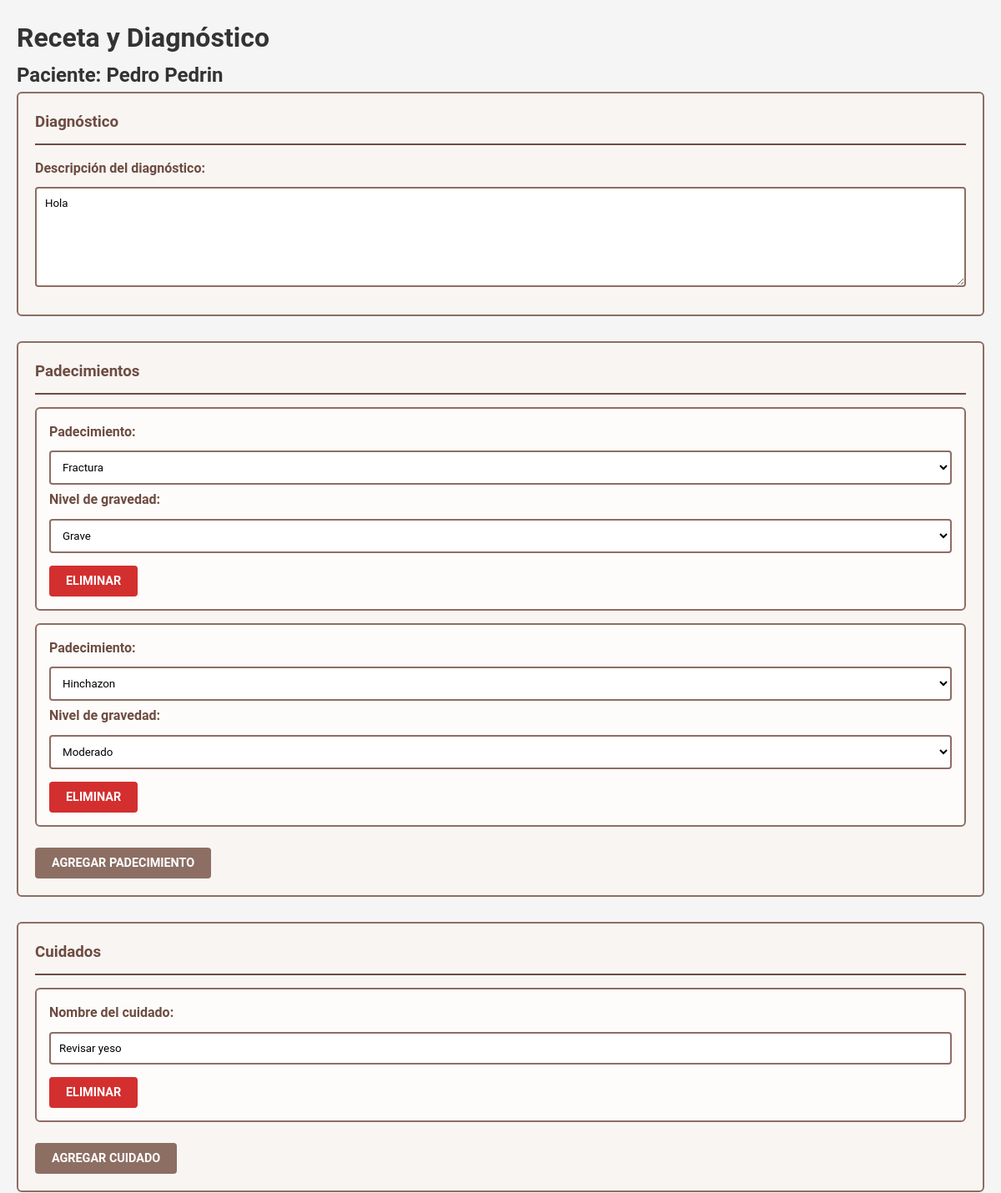
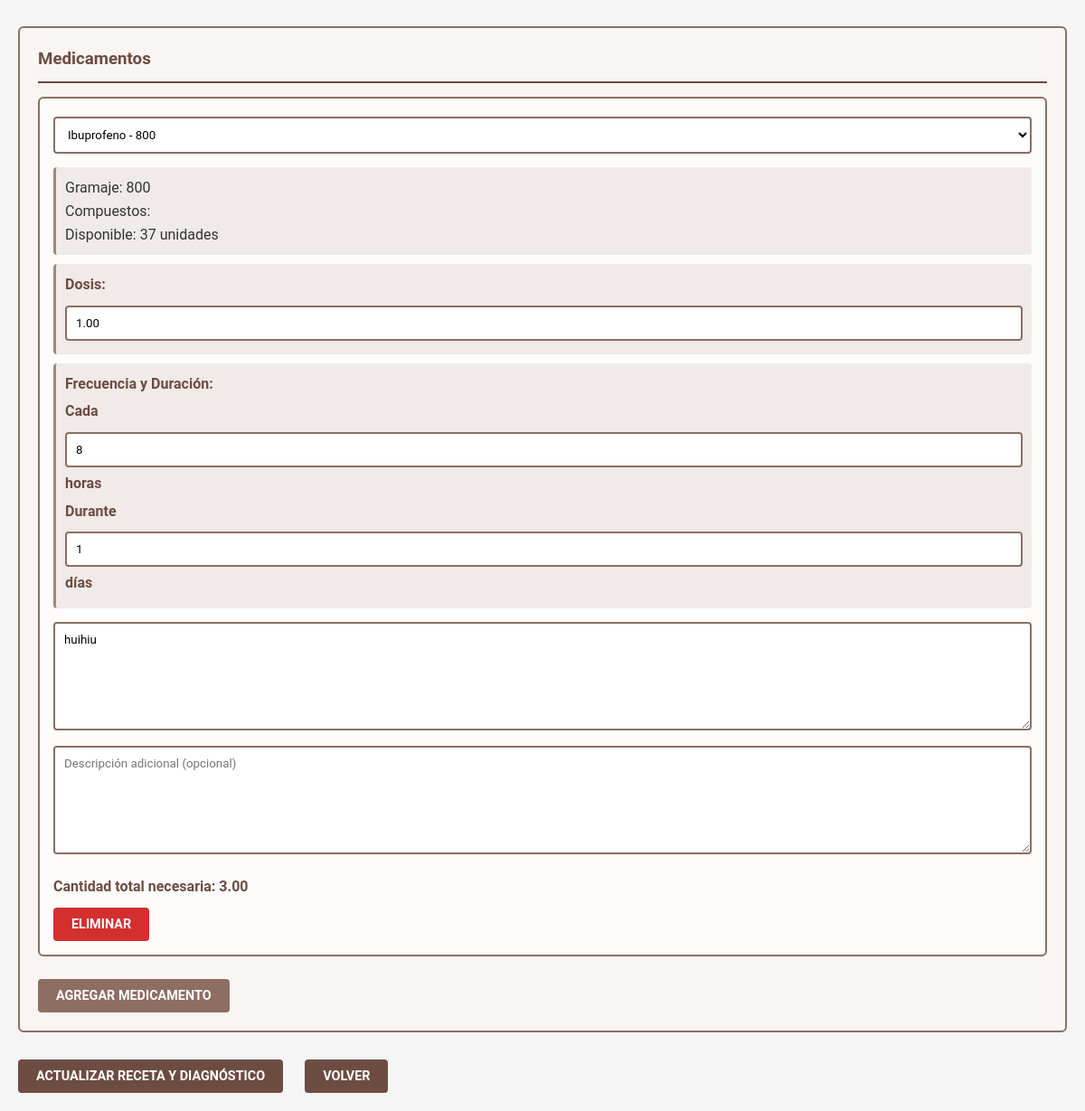
Screenshot of /doctor/receta-paciente/1/ (signed in) with the database file from the repository (2 pictures, top to bottom).
### usuarioJefa/models.py (models this page shows, shortened)
class Paciente(models.Model):
    SEXO_CHOICES = [
        ('M', 'Masculino'),
        ('F', 'Femenino'),
    ]
    ESTADO_CHOICES = [
        ('ACTIVO', 'Activo'),
        ('INACTIVO', 'Inactivo'),
    ]
    nombres = models.CharField(max_length=100)
    apellidos = models.CharField(max_length=100)
    fecha_nacimiento = models.DateField()
    sexo = models.CharField(max_length=1, choices=SEXO_CHOICES)
    num_seguridad_social = models.CharField(max_length=20, unique=True)
    fecha_ingreso = models.DateTimeField(default=timezone.now)
    estado = models.CharField(max_length=10, choices=ESTADO_CHOICES, default='ACTIVO')
    area = models.ForeignKey('login.AreaEspecialidad', on_delete=models.PROTECT)  # Referenciamos a login.AreaEspecialidad
    doctor_actual = models.ForeignKey(
        Usuarios,
        on_delete=models.SET_NULL,
        null=True,
        related_name='pacientes_doctor',
        limit_choices_to={'tipoUsuario': 'DR'}
    )
    enfermero_actual = models.ForeignKey(
        Usuarios,
        on_delete=models.SET_NULL,
        null=True,
        related_name='pacientes_enfermero',
        limit_choices_to={'tipoUsuario': 'EN'}
    )
    hospital_origen = models.CharField(max_length=200, blank=True, null=True)
    esta_activo = models.BooleanField(default=True)
    fecha_alta = models.DateTimeField(null=True, blank=True)
    numero_ingresos = models.PositiveIntegerField(default=1)

class Medicamento(models.Model):
    nombre = models.CharField(max_length=200)
    gramaje = models.CharField(max_length=50)
    compuestos = models.ManyToManyField(Compuesto)
    cantidad_disponible = models.IntegerField(default=0)
    fecha_actualizacion = models.DateTimeField(auto_now=True)
    class Meta:
        verbose_name = 'Medicamento'
        verbose_name_plural = 'Medicamentos'

### usuarioDoctor/models.py (models this page shows, shortened)
class Diagnostico(models.Model):
    NIVELES_GRAVEDAD = [
        (1, 'Leve'),
        (2, 'Moderado'),
        (3, 'Grave')
    ]
    paciente = models.ForeignKey('usuarioJefa.Paciente', on_delete=models.CASCADE, related_name='diagnosticos')
    doctor = models.ForeignKey(
        Usuarios,
        on_delete=models.PROTECT,
        limit_choices_to={'tipoUsuario': 'DR'}
    )
    descripcion = models.TextField()
    cuidados_especificos = models.TextField()
    fecha_creacion = models.DateTimeField(auto_now_add=True)
    fecha_modificacion = models.DateTimeField(auto_now=True)
    aprobado_por_jefa = models.BooleanField(default=False)
    activo = models.BooleanField(default=True)
    numero_ingreso = models.PositiveIntegerField(default=1)
    class Meta:
        ordering = ['-fecha_creacion']

class RecetaPadecimiento(models.Model):
    receta = models.ForeignKey(Receta, on_delete=models.CASCADE, related_name='padecimientos')
    padecimiento = models.ForeignKey(Padecimiento, on_delete=models.PROTECT)
    nivel_gravedad = models.IntegerField(choices=Diagnostico.NIVELES_GRAVEDAD)

class Padecimiento(models.Model):
    nombre = models.CharField(max_length=200)
    descripcion = models.TextField(null=True, blank=True)
    areas = models.ManyToManyField(
        'login.AreaEspecialidad',
        blank=True,
        related_name='padecimientos_relacionados',
        help_text="Áreas hospitalarias donde se maneja este padecimiento"
    )
    fortalezas = models.ManyToManyField(
        'login.Fortaleza',
        blank=True,
        related_name='padecimientos_asociados',
        help_text="Fortalezas de enfermería necesarias para atender este padecimiento"
    )
    activo = models.BooleanField(default=True)
    class Meta:
        ordering = ['nombre']
        verbose_name = 'Padecimiento'
        verbose_name_plural = 'Padecimientos'

class RecetaCuidado(models.Model):
    receta = models.ForeignKey(Receta, on_delete=models.CASCADE, related_name='cuidados')
    cuidado = models.ForeignKey(Cuidado, on_delete=models.PROTECT)
    completado = models.BooleanField(default=False)
    fecha_completado = models.DateTimeField(null=True, blank=True)
    completado_por = models.ForeignKey(
        'login.Usuarios',
        null=True,
        blank=True,
        on_delete=models.SET_NULL,
        limit_choices_to={'tipoUsuario': 'EN'}
    )

class Cuidado(models.Model):
    nombre = models.CharField(max_length=200)
    class Meta:
        verbose_name = 'Cuidado'
        verbose_name_plural = 'Cuidados'

class DetalleReceta(models.Model):
    UNIDADES_MEDIDA = [
        ('TAB', 'Tabletas'),
        ('ML', 'Mililitros'),
        ('MG', 'Miligramos'),
        ('CAP', 'Cápsulas'),
        ('GOT', 'Gotas'),
        ('AMP', 'Ampolletas'),
    ]
    receta = models.ForeignKey(Receta, on_delete=models.CASCADE, related_name='detalles')
    medicamento = models.ForeignKey('usuarioJefa.Medicamento', on_delete=models.PROTECT)
    cantidad_por_toma = models.DecimalField(max_digits=5, decimal_places=2)
    unidad_medida = models.CharField(max_length=3, choices=UNIDADES_MEDIDA)
    frecuencia_horas = models.PositiveIntegerField(help_text="Cada cuántas horas")
    dias_tratamiento = models.PositiveIntegerField()
    instrucciones = models.TextField()
    descripcion_opcional = models.TextField(blank=True)
    hay_existencia = models.BooleanField(default=True)
    def calcular_cantidad_total(self):
        tomas_por_dia = Decimal('24') / Decimal(str(self.frecuencia_horas))
        return self.cantidad_por_toma * tomas_por_dia * Decimal(str(self.dias_tratamiento))

### usuarioDoctor/views.py (the view, shortened to what this page needs)
@login_required
def receta_paciente(request, paciente_id):
    paciente = get_object_or_404(Paciente, id=paciente_id)
    receta_actual = Receta.objects.filter(
        paciente=paciente,
        activa=True
    ).select_related('diagnostico').first()
    context = {
        'paciente': paciente,
        'medicamentos': Medicamento.objects.filter(cantidad_disponible__gt=0),
        'niveles_gravedad': Diagnostico.NIVELES_GRAVEDAD,
        'receta_actual': receta_actual,
        'padecimientos_disponibles': Padecimiento.objects.filter(activo=True)  # Añadido
    }
    if receta_actual:
        context.update({
            'padecimientos': RecetaPadecimiento.objects.filter(receta=receta_actual).select_related('padecimiento'),
            'cuidados': RecetaCuidado.objects.filter(receta=receta_actual).select_related('cuidado'),
            'detalles_medicamentos': DetalleReceta.objects.filter(receta=receta_actual).select_related('medicamento'),
            'diagnostico': receta_actual.diagnostico,
        })
    return render(request, 'usuarioDoctor/receta_paciente.html', context)

### usuarioDoctor/templates/usuarioDoctor/Receta_paciente.html (shortened to what this page needs)
<!DOCTYPE html>
<html lang="es">
<head>
</head>
<body>
    <h1>Receta y Diagnóstico</h1>
    <h2>Paciente: {{ paciente.nombres }} {{ paciente.apellidos }}</h2>
    <form method="POST" id="recetaForm">
        <div class="seccion-diagnostico">
            <h3>Diagnóstico</h3>
            <div>
                <label for="descripcion">Descripción del diagnóstico:</label><br>
                <textarea name="descripcion_diagnostico" id="descripcion" rows="4" required>{% if diagnostico %}{{ diagnostico.descripcion }}{% endif %}</textarea>
            </div>
        </div>
<div class="seccion-padecimientos">
    <h3>Padecimientos</h3>
    <div id="padecimientos-container">
        {% if padecimientos %}
            {% for padecimiento in padecimientos %}
                <div class="padecimiento-row">
                    <div>
                        <label>Padecimiento:</label>
                        <select name="padecimientos[]" required>
                            {% for pad in padecimientos_disponibles %}
                                <option value="{{ pad.id }}" {% if pad.id == padecimiento.padecimiento.id %}selected{% endif %}>
                                    {{ pad.nombre }}
                                </option>
                            {% endfor %}
                        </select>
                    </div>
                    <div>
                        <label>Nivel de gravedad:</label>
                        <select name="niveles_gravedad[]" required>
                            {% for nivel in niveles_gravedad %}
                                <option value="{{ nivel.0 }}" {% if nivel.0 == padecimiento.nivel_gravedad %}selected{% endif %}>
                                    {{ nivel.1 }}
                                </option>
                            {% endfor %}
                        </select>
                    </div>
                    <button type="button" onclick="eliminarPadecimiento(this)">Eliminar</button>
                </div>
            {% endfor %}
        {% endif %}
    </div>
    <button type="button" onclick="agregarPadecimiento()">Agregar Padecimiento</button>
</div>
        <div class="seccion-cuidados">
            <h3>Cuidados</h3>
            <div id="cuidados-container">
                {% if cuidados %}
                    {% for cuidado in cuidados %}
                        <div class="cuidado-row">
                            <div>
                                <label>Nombre del cuidado:</label>
                                <input type="text" name="cuidados[]" required value="{{ cuidado.cuidado.nombre }}">
                            </div>
                            <button type="button" onclick="eliminarCuidado(this)">Eliminar</button>
                        </div>
                    {% endfor %}
                {% endif %}
            </div>
            <button type="button" onclick="agregarCuidado()">Agregar Cuidado</button>
        </div>
        <div class="seccion-medicamentos">
            <h3>Medicamentos</h3>
            <div id="medicamentos-container">
                {% if detalles_medicamentos %}
                    {% for detalle in detalles_medicamentos %}
                        <div class="medicamento-row">
                            <select name="medicamentos[]" required onchange="actualizarInfoMedicamento(this)">
                                {% for medicamento in medicamentos %}
                                    <option value="{{ medicamento.id }}" {% if medicamento.id == detalle.medicamento.id %}selected{% endif %}>
                                        {{ medicamento.nombre }} - {{ medicamento.gramaje }}
                                    </option>
                                {% endfor %}
                            </select>
                            <div class="info-medicamento">
                                <p>Gramaje: {{ detalle.medicamento.gramaje }}</p>
                                <p>Compuestos: {{ detalle.medicamento.compuestos.all|join:", " }}</p>
                                <p>Disponible: {{ detalle.medicamento.cantidad_disponible }} unidades</p>
                            </div>
                            <div class="dosis-container">
                                <label>Dosis:</label>
                                <input type="number" name="cantidad_por_toma[]" step="0.01" min="0.01" required
                                       value="{{ detalle.cantidad_por_toma }}" placeholder="Cantidad">
                            </div>
                            <div class="horario-container">
                                <label>Frecuencia y Duración:</label>
                                <div>
                                    <label>Cada</label>
                                    <input type="number" name="frecuencia_horas[]" min="1" max="24" required
                                           value="{{ detalle.frecuencia_horas }}" placeholder="horas">
                                    <label>horas</label>
                                </div>
                                <div>
                                    <label>Durante</label>
                                    <input type="number" name="dias_tratamiento[]" min="1" required
                                           value="{{ detalle.dias_tratamiento }}" placeholder="días">
                                    <label>días</label>
                                </div>
                            </div>
                            <textarea name="instrucciones[]" placeholder="Instrucciones de uso" required>{{ detalle.instrucciones }}</textarea>
                            <textarea name="descripciones[]" placeholder="Descripción adicional (opcional)">{{ detalle.descripcion_opcional }}</textarea>
                            <div class="cantidad-total">
                                Cantidad total necesaria: {{ detalle.calcular_cantidad_total }}
                            </div>
                            <button type="button" onclick="eliminarMedicamento(this)">Eliminar</button>
                        </div>
                    {% endfor %}
                {% endif %}
            </div>
            <button type="button" onclick="agregarMedicamento()">Agregar Medicamento</button>
        </div>
        <div style="margin-top: 20px;">
            {% if receta_actual %}
                <button type="submit">Actualizar Receta y Diagnóstico</button>
            {% else %}
                <button type="submit">Crear Receta y Diagnóstico</button>
            {% endif %}
            <a href="{% url 'doctor:pacientes_doctor' %}" style="margin-left: 10px;">
                <button type="button">Volver</button>
            </a>
        </div>
    </form>
</body>
</html>

### usuarioDoctor/templates/usuarioDoctor/Receta_paciente.html (style rules this page uses)
:root { --primary-color: #6D4C41; --secondary-color: #8D6E63; --accent-color: #A1887F; --background-color: #F5F5F5; --text-color: #333333; --white: #FFFFFF; --border-color: #7E7E7E; }
* { margin: 0; padding: 0; box-sizing: border-box; font-family: 'Roboto', 'Arial', sans-serif; }
body { background-color: var(--background-color); color: var(--text-color); line-height: 1.6; padding: 20px; }
.seccion-diagnostico, .seccion-padecimientos, .seccion-cuidados, .seccion-medicamentos { margin-bottom: 30px; padding: 20px; border: 2px solid var(--secondary-color); border-radius: 6px; background-color: #F8F5F3; }
.seccion-diagnostico h3, .seccion-padecimientos h3, .seccion-cuidados h3, .seccion-medicamentos h3 { color: var(--primary-color); border-bottom: 2px solid var(--primary-color); padding-bottom: 10px; margin-bottom: 15px; }
label { display: inline-block; margin-bottom: 5px; font-weight: 600; color: var(--primary-color); }
input, select, textarea { width: 100%; padding: 10px; border: 2px solid var(--secondary-color); border-radius: 4px; margin: 5px 0; transition: border-color 0.3s ease; background-color: var(--white); }
textarea { resize: vertical; min-height: 120px; }
.padecimiento-row, .medicamento-row, .cuidado-row { margin: 15px 0; padding: 15px; border: 2px solid var(--secondary-color); border-radius: 6px; background-color: rgba(255, 255, 255, 0.7); }
.dosis-container, .horario-container { margin: 10px 0; padding: 10px; background-color: #F0EBE8; border-radius: 4px; border-left: 3px solid var(--accent-color); }
.cantidad-total { margin-top: 10px; font-weight: bold; color: var(--primary-color); }
.btn, button[type="button"], button[type="submit"] { display: inline-block; background-color: var(--primary-color); color: var(--white); border: none; padding: 10px 20px; border-radius: 4px; cursor: pointer; font-size: 0.9rem; font-weight: 600; transition: background-color 0.3s ease; margin-right: 10px; text-decoration: none; text-transform: uppercase; }
.padecimiento-row button, .medicamento-row button, .cuidado-row button { background-color: #D32F2F; margin-top: 10px; }
.seccion-padecimientos > button[type="button"], .seccion-cuidados > button[type="button"], .seccion-medicamentos > button[type="button"] { background-color: var(--secondary-color); margin-top: 10px; }
.info-medicamento { margin: 10px 0; padding: 10px; background-color: #F0EBE8; border-radius: 4px; border-left: 3px solid var(--accent-color); }

### rows the page displays
Paciente: nombres "Pedro", apellidos "Pedrin"
Diagnostico: descripcion_diagnostico "Hola"
RecetaPadecimiento: padecimiento.nombre "Fractura", nivel_gravedad "Grave"
RecetaPadecimiento: padecimiento.nombre "Hinchazon", nivel_gravedad "Moderado"
RecetaCuidado: cuidado.nombre "Revisar yeso"
DetalleReceta: medicamento.nombre "Ibuprofeno - 800", medicamento.gramaje "800", medicamento.cantidad_disponible "37", cantidad_por_toma "1.00", frecuencia_horas "8", dias_tratamiento "1", instrucciones "huihiu", calcular_cantidad_total "3.00"
